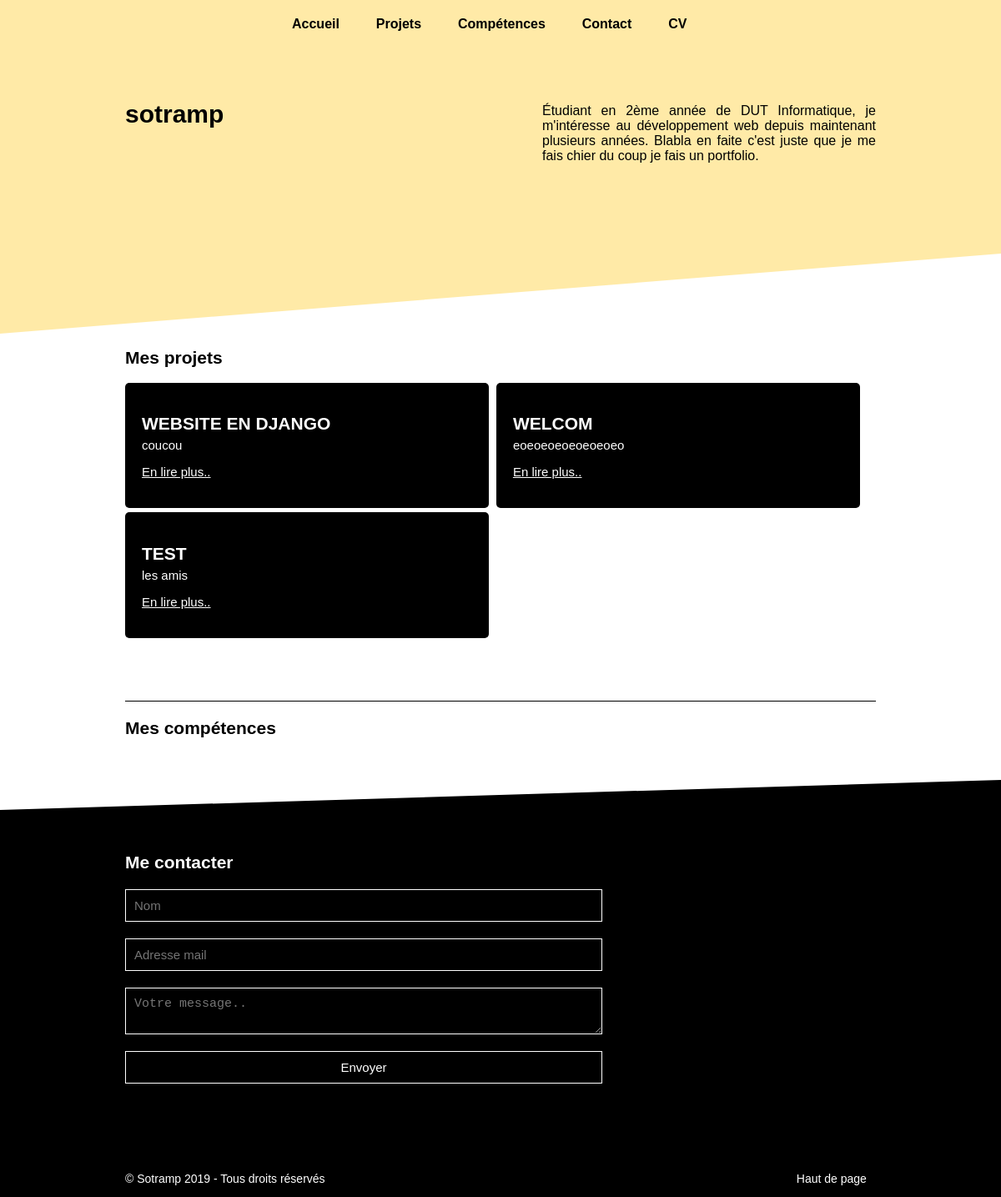
/, run on an earlier commit of the app's database.
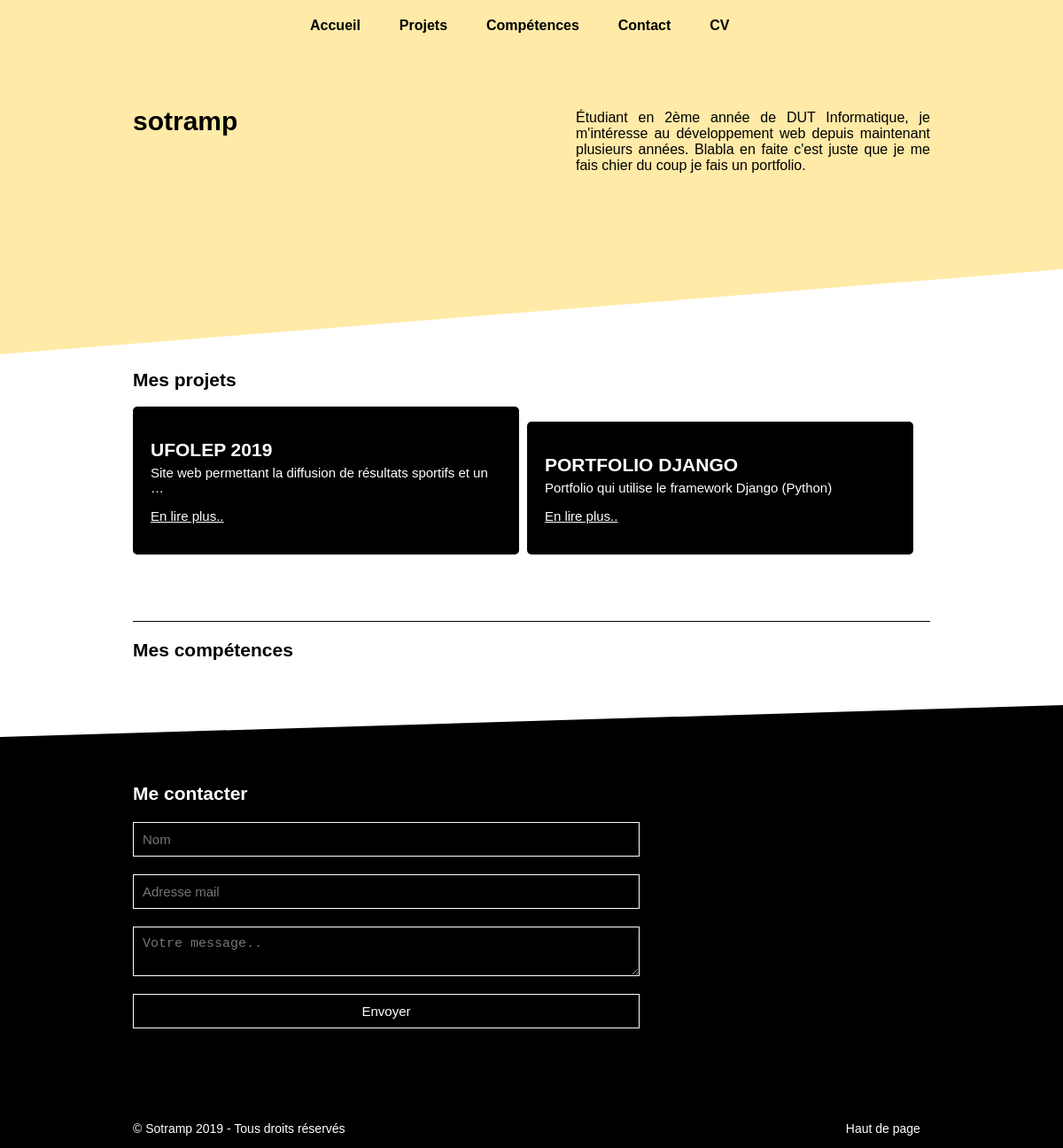
And on a later commit of the database.
### portfolio/models.py (models this page shows, shortened)
class Project(models.Model):
    name = models.CharField(max_length=100, verbose_name="Nom du projet")
    slug = models.SlugField(max_length=100, null=True)
    image = models.CharField(max_length=500, null=True, verbose_name="Image du projet")
    labels = models.CharField(max_length=100, null=True, verbose_name="Langages utilisés")
    desc = models.TextField(null=True, verbose_name="Description du projet")
    github = models.CharField(max_length=200, null=True, blank=True, verbose_name="Lien GitHub")
    demo = models.CharField(max_length=200, null=True, blank=True, verbose_name="Lien Démonstration")
    date = models.DateTimeField(default=timezone.now, verbose_name="Date de publication")
    class Meta:
        verbose_name = "Projet"
        ordering = ['-date']

### portfolio/views.py (the view)
# urls.py: path('', views.index, name='index'),
def index(request):
    projects = Project.objects.all()
    return render(request, 'index.html', {'last_projects' : projects})

### portfolio/templates/index.html (shortened to what this page needs)
{% extends 'layouts/gabarit.html' %}
    {% block content %}
    <div class="main scene_element scene_element--fadeinup">
        <h2 id="blog">Mes projets</h2>
        <ul id="blog">
            {% for project in last_projects %}
                <a href="{% url 'more' id=project.id slug=project.slug %}"><li style="background-image:url('{{ project.image }}');"><h2>{{ project.name }}</h2><p>{{ project.desc|truncatewords_html:10 }}</p><p class='more'>En lire plus..</p></li></a>
            {% empty %}
            <p>Aucun projet.</p>
            {% endfor %}
        </ul>
        <h2 id="competences">Mes compétences</h2>
    </div>
    {% endblock %}

### portfolio/templates/layouts/gabarit.html (shortened to what this page needs)
{% load static %}
<!DOCTYPE html>
<html>
<head>
    <link href="{% static 'css/style.css' %}" rel="stylesheet" type="text/css">
    <link href="{% static 'css/fontawesome-free/css/all.min.css' %}" rel="stylesheet" type="text/css">
</head>
</html>
<body>
    <div id="deleteLoading">
    <header class="m-scene scene_element--fadein">
        <ul id="menu">
            <a href="../"><li>Accueil</li></a>
            <a href="#blog"><li>Projets</li></a>
            <a href="#competences"><li>Compétences</li></a>
            <a href="#contact"><li>Contact</li></a>
            <a href="#"><li>CV</li></a>
        </ul>
        <div id="content" class="scene_element scene_element--fadein">
            <h1>sotramp</h1>
            <div id="social">
                <a href="https://twitter.com/sotramp" target="_blank"><i class="fab fa-twitter fa-2x"></i></a>
                <a href="https://www.instagram.com/damienclairet/" target="_blank"><i class="fab fa-instagram fa-2x"></i></a>
            </div>
            <p>Étudiant en 2ème année de DUT Informatique, je m'intéresse au développement web depuis maintenant plusieurs années. Blabla en faite c'est juste que je me fais chier du coup je fais un portfolio.</p>
        </div>
    <svg xmlns="http://www.w3.org/2000/svg" viewBox="0 0 100 100" preserveAspectRatio="none">
        <polygon fill="white" points="0,100 100,0 100,100"/>
    </svg>
    </header>
    {% block content %}{% endblock %}
{% include 'layouts/footer.html' %}

### portfolio/templates/layouts/footer.html
    </div>
    <footer>
        <svg xmlns="http://www.w3.org/2000/svg" viewBox="0 0 100 100" preserveAspectRatio="none">
            <polygon fill="white" points="100,0 0,100 0,0"></polygon>
        </svg>
        <div class="in">
            <div id="contact">
                <h2>Me contacter</h2>
                <form method="post" action="?do=sendMessage">
                    <input type="text" name="nom" placeholder="Nom">
                    <input type="mail" name="mail" placeholder="Adresse mail">
                    <textarea name="message" placeholder="Votre message.." maxlength="250"></textarea>
                    <input type="submit" value="Envoyer">
                </form>
            </div>
            <p>&copy; Sotramp 2019 - Tous droits réservés</p>
            <a href="#menu"><p><i class="fas fa-chevron-up"></i> Haut de page</p></a>
        </div>
    </footer>
</body>
</html>

### portfolio/static/css/style.css (style rules this page uses)
body { font: 14px "Century Gothic", Futura, sans-serif; background-color:white; margin:0; }
.in { margin:auto; width:900px; }
header { position:relative; background-color:#ffeaa7; height:400px; }
header #content { width: 900px; margin: 50px auto; }
header #content h1 { position:absolute; top:100px; font-size:30px; }
header #content p { display:block; font-size:16px; width: 400px; float:right; text-align:justify; }
header #content #social { position:absolute; margin-top:50px; }
header #content #social a { color:black; }
header svg { position: absolute; bottom: 0; width: 100%; height: 8vw; }
ul#menu { padding-left:0px; width:540px; margin:auto; }
ul#menu a { position: relative; list-style-type: none; font-size: 16px; font-weight: 600; color: black; text-decoration: none; display: inline-block; padding: 20px; margin: auto; }
ul#menu a:after { position: absolute; content: ''; height: 2px; bottom:15px; margin: 0 auto; left: 0; right: 0; width: 0; background: black; -o-transition:.5s; -ms-transition:.5s; -moz-transition:.5s; -webkit-transition:.5s; transition:.5s; }
.main { width:900px; margin:auto; }
ul#blog { width:900px; padding-left:0; }
ul#blog a li { display: inline-block; width: 44%; margin:0 5px 5px 0; height: auto; background-color: black; background-size: cover; border-radius: 5px; color:white; padding:20px; box-shadow: inset 2000px 0 0 0 rgba(0, 0, 0, 0.6); }
ul#blog a li h2 { margin-bottom: -10px; text-transform:uppercase; }
ul#blog a li p { font-size:15px; }
ul#blog a li p.more { text-decoration:underline; }
h2#competences { margin-top:70px; border-top:1px solid black; padding-top:20px; }
footer { margin-top:50px; position:relative; background-color:black; height:500px; }
footer svg { position: absolute; width: 100%; height: 3vw; }
footer .in p { position:absolute; bottom:0; color:white; }
footer .in a { display:block; margin-left:790px; }
#contact { position:absolute; top:70px; }
#contact h2 { color:white; }
#contact input,textarea { display: block; padding: 10px; border: 1px solid white; color: white; font-size: 15px; background-color: black; width: 550px; margin-top: 20px; }
#contact input[type="submit"] { width:572px; cursor:pointer; }

What changed in the data, as far as the page shows it:
removed Project: name "WEBSITE EN DJANGO", desc "coucou"
removed Project: name "WELCOM", desc "eoeoeoeoeoeoeoeo"
removed Project: name "TEST", desc "les amis"
added Project: name "UFOLEP 2019", desc "Site web permettant la diffusion de résultats sportifs et un …"
added Project: name "PORTFOLIO DJANGO", desc "Portfolio qui utilise le framework Django (Python)"
